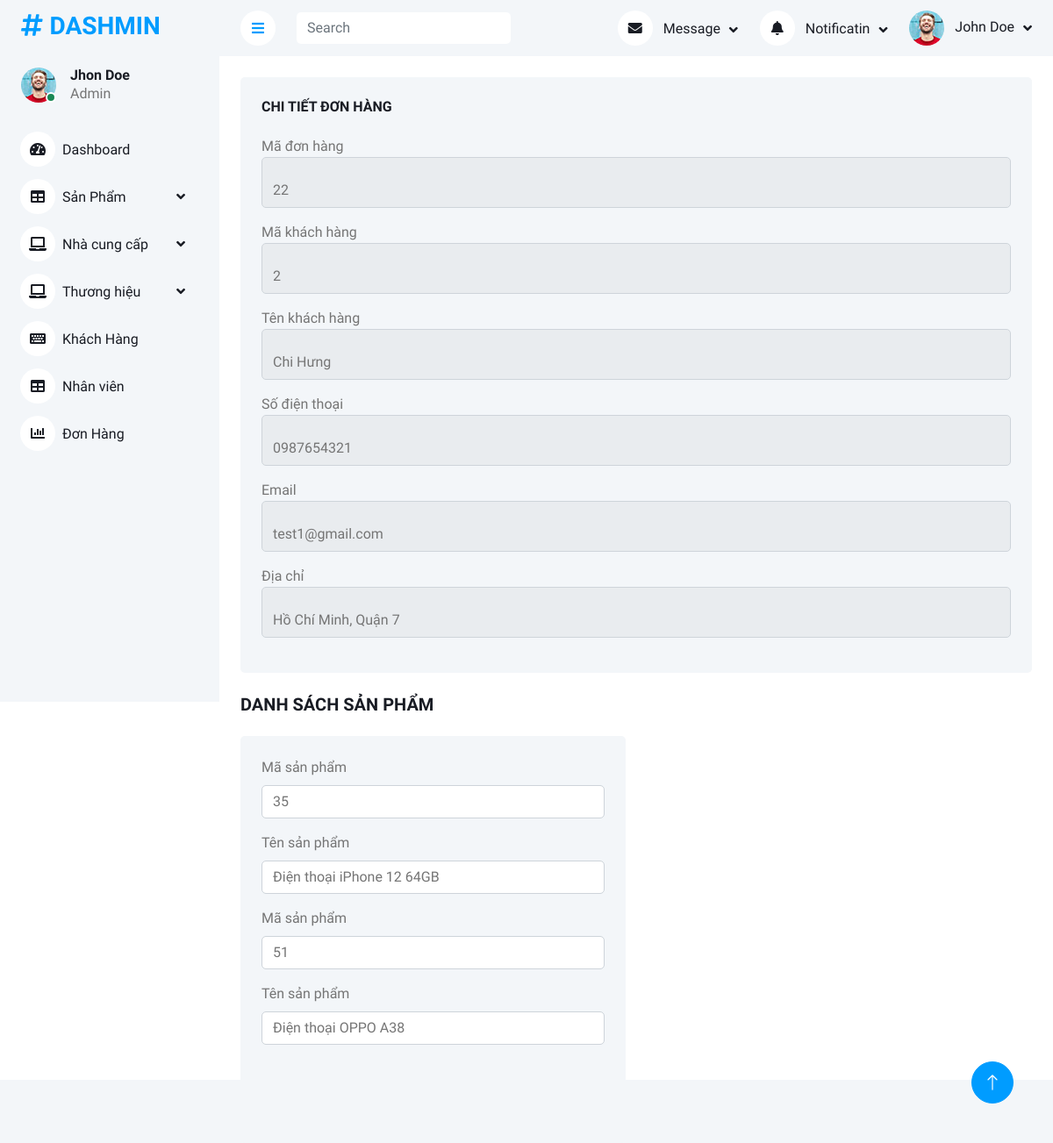
/?controller=Admin&action=order_detail&id=22&kh_id=2 (signed in), run on the app's committed database.
### tables this page shows
CREATE TABLE `pdh` (
  `MaPDH` int(11) NOT NULL,
  `MaKH` int(11) NOT NULL,
  `TongTien` float NOT NULL
);

CREATE TABLE `khachhang` (
  `MaKH` int(11) NOT NULL,
  `TenKH` varchar(50) NOT NULL,
  `SDT` varchar(15) NOT NULL,
  `Email` varchar(50) NOT NULL,
  `DiaChi` varchar(255) NOT NULL,
  `MatKhau` varchar(32) NOT NULL
);

CREATE TABLE `ctpdh` (
  `MaCTPDH` int(11) NOT NULL,
  `MaPDH` int(11) NOT NULL,
  `MaSP` int(11) NOT NULL,
  `SoLuong` int(11) NOT NULL,
  `GiaSP` float NOT NULL
);

CREATE TABLE `sanpham` (
  `MaSP` int(11) NOT NULL,
  `TenSP` varchar(50) NOT NULL,
  `MoTa` text NOT NULL,
  `MaNCC` int(11) NOT NULL,
  `TGBH` varchar(50) NOT NULL,
  `TTBH` varchar(255) NOT NULL,
  `MaTH` int(11) NOT NULL,
  `MauSac` varchar(255) NOT NULL
);

### controller/Admin.php (called while the page is built, shortened)
<?php
    class Admin{
        public static function order_detail(){
            require_once "model/Admin.php";
            $model = new ModelAdmin();
            $result = $model->view_order($_GET['id']);
            $result1 = $model->get_order_byid($_GET['id']);
            $result_kh = $model->get_khachhang($_GET['kh_id']);
            require_once "view/Admin/order_detail.php";
        }
    }
?>

### view/Admin/route.php (called while the page is built, shortened)
<?php
require_once 'config/db.php';
switch($controller){
    case 'Admin':
        $controller = new Admin();
        break;
}
$controller->{ $action }();
?>

### config/db.php (called while the page is built, shortened)
<?php
class Connect {
    public $db = null;
    private $pdo;
    public function __construct() {
        $dsn = 'mysql:host=localhost;dbname=mutilshop';
        $user = 'root';
        $pass = '';
        $this->pdo = new PDO($dsn, $user, $pass, array(PDO::MYSQL_ATTR_INIT_COMMAND => "SET NAMES utf8"));
        $this->db = $this->pdo;
    }
    public function getInstance($select) {
        $results = $this->db->query($select);
        $result = $results->fetch();
        return $result;
    }
    public function prepare($sql) {
        return $this->pdo->prepare($sql);
    }
}
?>

### model/Master.php (called while the page is built, shortened)
<?php
class MasterModel
{
    public static function get_by_id($table, $column, $value){
        $db = new connect();
        $select = "select * from $table where $column = '$value'";
        $result = $db->getInstance($select);
        return $result;
    }
    public static function view_order($id){
        $db = new connect();
        $select = "SELECT PDH.*, CTPDH.*, SANPHAM.*
                    FROM PDH
                    JOIN CTPDH ON PDH.MaPDH = CTPDH.MaPDH
                    JOIN SANPHAM ON CTPDH.MaSP = SANPHAM.MaSP
                    WHERE PDH.MaPDH = :MaPDH";
        $stmt = $db->prepare($select);
        $stmt->bindParam(':MaPDH', $id, PDO::PARAM_STR);
        $stmt->execute();
        $result = $stmt->fetchAll(PDO::FETCH_ASSOC);
        return $result;
    }
}
?>

### model/Admin.php (called while the page is built, shortened)
<?php
    class ModelAdmin extends MasterModel{
        function get_khachhang($id){
            return parent::get_by_id('KHACHHANG', 'MaKH', $id);
        }
        function get_order_byid($id){
            return parent::get_by_id('PDH', 'MaPDH', $id);
        }
    }
?>

### view/Admin/order_detail.php (the view, shortened to what this page needs)
<div class="container-xxl position-relative bg-white d-flex p-0">
        <div class="sidebar pe-4 pb-3">
            <nav class="navbar bg-light navbar-light">
                <a href="index.html" class="navbar-brand mx-4 mb-3">
                    <h3 class="text-primary"><i class="fa fa-hashtag me-2"></i>DASHMIN</h3>
                </a>
                <div class="d-flex align-items-center ms-4 mb-4">
                    <div class="position-relative">
                        <img class="rounded-circle" src="public/assets/img/user.jpg" alt="" style="width: 40px; height: 40px;">
                        <div class="bg-success rounded-circle border border-2 border-white position-absolute end-0 bottom-0 p-1"></div>
                    </div>
                    <div class="ms-3">
                        <h6 class="mb-0">Jhon Doe</h6>
                        <span>Admin</span>
                    </div>
                </div>
                <div class="navbar-nav w-100">
                    <a href="?controller=Admin&action=index" class="nav-item nav-link"><i class="fa fa-tachometer-alt me-2"></i>Dashboard</a>
                    <div class="nav-item dropdown">
                        <a href="" class="nav-link dropdown-toggle" data-bs-toggle="dropdown"><i class="fa fa-table me-2"></i>Sản Phẩm</a>
                    </div>
                    <div class="nav-item dropdown">
                        <a href="" class="nav-link dropdown-toggle" data-bs-toggle="dropdown"><i class="fa fa-laptop me-2"></i>Nhà cung cấp</a>
                    </div>
                    <div class="nav-item dropdown">
                        <a href="" class="nav-link dropdown-toggle" data-bs-toggle="dropdown"><i class="fa fa-laptop me-2"></i>Thương hiệu</a>
                    </div>
                    <a href="?controller=Admin&action=customer_list" class="nav-item nav-link"><i class="fa fa-keyboard me-2"></i>Khách Hàng</a>
                    <a href="" class="nav-item nav-link"><i class="fa fa-table me-2"></i>Nhân viên</a>
                    <a href="?controller=Admin&action=order_list" class="nav-item nav-link"><i class="fa fa-chart-bar me-2"></i>Đơn Hàng</a>
                </div>
            </nav>
        </div>
        <div class="content">
            <nav class="navbar navbar-expand bg-light navbar-light sticky-top px-4 py-0">
                <a href="#" class="sidebar-toggler flex-shrink-0">
                    <i class="fa fa-bars"></i>
                </a>
                <form class="d-none d-md-flex ms-4">
                    <input class="form-control border-0" type="search" placeholder="Search">
                </form>
                <div class="navbar-nav align-items-center ms-auto">
                    <div class="nav-item dropdown">
                        <a href="#" class="nav-link dropdown-toggle" data-bs-toggle="dropdown">
                            <i class="fa fa-envelope me-lg-2"></i>
                            <span class="d-none d-lg-inline-flex">Message</span>
                        </a>
                    </div>
                    <div class="nav-item dropdown">
                        <a href="#" class="nav-link dropdown-toggle" data-bs-toggle="dropdown">
                            <i class="fa fa-bell me-lg-2"></i>
                            <span class="d-none d-lg-inline-flex">Notificatin</span>
                        </a>
                    </div>
                    <div class="nav-item dropdown">
                        <a href="#" class="nav-link dropdown-toggle" data-bs-toggle="dropdown">
                            <img class="rounded-circle me-lg-2" src="public/assets/img/user.jpg" alt="" style="width: 40px; height: 40px;">
                            <span class="d-none d-lg-inline-flex">John Doe</span>
                        </a>
                    </div>
                </div>
            </nav>
            <div class="container-fluid pt-4 px-4">
                <form action="?controller=Admin&action=update_product" method="post" enctype="multipart/form-data">
                    <div class="bg-light rounded h-100 p-4">
                        <h6 class="mb-4">CHI TIẾT ĐƠN HÀNG</h6>
                        <div class="form-floating mb-3">
                            <a>Mã đơn hàng</a>
                            <input type="text" class="form-control" id="floatingName" readonly
                                value="<?php echo $result1['MaPDH']?>">
                        </div>
                        <div class="form-floating mb-3">
                            <a>Mã khách hàng</a>
                            <input type="text" class="form-control" id="floatingQuantity" readonly
                                placeholder="" value="<?php echo $result_kh['MaKH']?>">
                        </div>
                        <div class="form-floating mb-3">
                            <a>Tên khách hàng</a>
                            <input type="text" class="form-control" id="floatingDate" readonly
                                placeholder="" value="<?php echo $result_kh['TenKH']?>">
                        </div>
                        <div class="form-floating mb-3">
                            <a>Số điện thoại</a>
                            <input type="text" class="form-control" id="floatingPrice" readonly
                                placeholder="" value="<?php echo $result_kh['SDT']?>">
                        </div>
                        <div class="form-floating mb-3">
                            <a>Email</a>
                            <input type="text" class="form-control" id="floatingPrice" readonly
                                placeholder="" value="<?php echo $result_kh['Email']?>">
                        </div>
                        <div class="form-floating mb-3">
                            <a>Địa chỉ</a>
                            <input type="text" class="form-control" id="floatingDate" readonly
                                placeholder="" value="<?php echo $result_kh['DiaChi']?>">
                        </div>
                    </div>
                    <div class="row g-4">
                        <div class="col-sm-12 col-xl-6">
                            </br><h5 class="mb-0">DANH SÁCH SẢN PHẨM</h5></br>
                            <div class="bg-light rounded h-100 p-4">
                                <?php
                                    foreach ($result as $value) {
                                ?>
                                    <div class="mb-3">
                                        <label for="memory" class="form-label">Mã sản phẩm</label>
                                        <input type="text" class="form-control" value="<?php echo $value['MaSP']?>">
                                    </div>
                                    <div class="mb-3">
                                        <label for="color" class="form-label">Tên sản phẩm</label>
                                        <input type="text" class="form-control" value="<?php echo $value['TenSP']?>">
                                    </div>
                                <?php
                                    }
                                ?>
                            </div>
                        </div>
                    </div>
                </form>
            </div>
        </div>
        <a href="#" class="btn btn-lg btn-primary btn-lg-square back-to-top"><i class="bi bi-arrow-up"></i></a>
    </div>

### public/assets/css/style.css (style rules this page uses)
:root { --primary: #009CFF; --light: #F3F6F9; --dark: #191C24; }
.back-to-top { position: fixed; display: none; right: 45px; bottom: 45px; z-index: 99; }
.btn { transition: .5s; }
.btn.btn-primary { color: #FFFFFF; }
.btn-lg-square { width: 48px; height: 48px; }
.btn-square, .btn-sm-square, .btn-lg-square { padding: 0; display: inline-flex; align-items: center; justify-content: center; font-weight: normal; border-radius: 50px; }
.sidebar { position: fixed; top: 0; left: 0; bottom: 0; width: 250px; height: 100vh; overflow-y: auto; background: var(--light); transition: 0.5s; z-index: 999; }
.content { margin-left: 250px; min-height: 100vh; background: #FFFFFF; transition: 0.5s; }
@media (min-width: 992px) { .sidebar { margin-left: 0; } }
@media (min-width: 992px) { .content { width: calc(100% - 250px); } }
.sidebar .navbar .navbar-nav .nav-link { padding: 7px 20px; color: var(--dark); font-weight: 500; border-left: 3px solid var(--light); border-radius: 0 30px 30px 0; outline: none; }
.sidebar .navbar .navbar-nav .nav-link i { width: 40px; height: 40px; display: inline-flex; align-items: center; justify-content: center; background: #FFFFFF; border-radius: 40px; }
.sidebar .navbar .dropdown-toggle::after { position: absolute; top: 15px; right: 15px; border: none; content: "\f107"; font-family: "Font Awesome 5 Free"; font-weight: 900; transition: .5s; }
.content .navbar .navbar-nav .nav-link { margin-left: 25px; padding: 12px 0; color: var(--dark); outline: none; }
.content .navbar .sidebar-toggler, .content .navbar .navbar-nav .nav-link i { width: 40px; height: 40px; display: inline-flex; align-items: center; justify-content: center; background: #FFFFFF; border-radius: 40px; }
.content .navbar .dropdown-toggle::after { margin-left: 6px; vertical-align: middle; border: none; content: "\f107"; font-family: "Font Awesome 5 Free"; font-weight: 900; transition: .5s; }

### data on the page
pdh: MaPDH "22"
khachhang: MaKH "2", TenKH "Chi Hưng", SDT "0987654321", Email "test1@gmail.com", DiaChi "Hồ Chí Minh, Quận 7"
ctpdh: MaSP.MaSP "35", MaSP.TenSP "Điện thoại iPhone 12 64GB"
ctpdh: MaSP.MaSP "51", MaSP.TenSP "Điện thoại OPPO A38"
